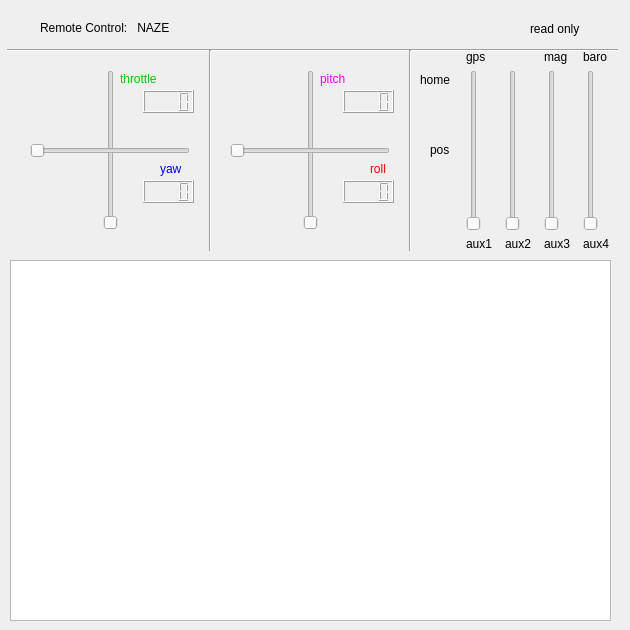
       <widget class="QWidget" name="rc_fc">
        <attribute name="title">
         <string>rc_fc</string>
        </attribute>
        <widget class="QSlider" name="remote_slider_rc_fc_throttle">
         <property name="geometry">
          <rect>
           <x>100</x>
           <y>70</y>
           <width>22</width>
           <height>160</height>
          </rect>
         </property>
         <property name="cursor">
          <cursorShape>ForbiddenCursor</cursorShape>
         </property>
         <property name="focusPolicy">
          <enum>Qt::NoFocus</enum>
         </property>
         <property name="minimum">
          <number>1000</number>
         </property>
         <property name="maximum">
          <number>2000</number>
         </property>
         <property name="value">
          <number>1000</number>
         </property>
         <property name="tracking">
          <bool>false</bool>
         </property>
         <property name="orientation">
          <enum>Qt::Vertical</enum>
         </property>
         <property name="tickPosition">
          <enum>QSlider::NoTicks</enum>
         </property>
        </widget>
        <widget class="QSlider" name="remote_slider_rc_fc_yaw">
         <property name="geometry">
          <rect>
           <x>30</x>
           <y>140</y>
           <width>160</width>
           <height>22</height>
          </rect>
         </property>
         <property name="cursor">
          <cursorShape>ForbiddenCursor</cursorShape>
         </property>
         <property name="focusPolicy">
          <enum>Qt::NoFocus</enum>
         </property>
         <property name="minimum">
          <number>1000</number>
         </property>
         <property name="maximum">
          <number>2000</number>
         </property>
         <property name="tracking">
          <bool>false</bool>
         </property>
         <property name="orientation">
          <enum>Qt::Horizontal</enum>
         </property>
         <property name="tickPosition">
          <enum>QSlider::NoTicks</enum>
         </property>
        </widget>
        <widget class="QSlider" name="remote_slider_rc_fc_pitch">
         <property name="geometry">
          <rect>
           <x>300</x>
           <y>70</y>
           <width>22</width>
           <height>160</height>
          </rect>
         </property>
         <property name="cursor">
          <cursorShape>ForbiddenCursor</cursorShape>
         </property>
         <property name="focusPolicy">
          <enum>Qt::NoFocus</enum>
         </property>
         <property name="minimum">
          <number>1000</number>
         </property>
         <property name="maximum">
          <number>2000</number>
         </property>
         <property name="tracking">
          <bool>false</bool>
         </property>
         <property name="orientation">
          <enum>Qt::Vertical</enum>
         </property>
         <property name="tickPosition">
          <enum>QSlider::NoTicks</enum>
         </property>
        </widget>
        <widget class="QSlider" name="remote_slider_rc_fc_roll">
         <property name="geometry">
          <rect>
           <x>230</x>
           <y>140</y>
           <width>160</width>
           <height>22</height>
          </rect>
         </property>
         <property name="cursor">
          <cursorShape>ForbiddenCursor</cursorShape>
         </property>
         <property name="focusPolicy">
          <enum>Qt::NoFocus</enum>
         </property>
         <property name="minimum">
          <number>1000</number>
         </property>
         <property name="maximum">
          <number>2000</number>
         </property>
         <property name="tracking">
          <bool>false</bool>
         </property>
         <property name="orientation">
          <enum>Qt::Horizontal</enum>
         </property>
         <property name="tickPosition">
          <enum>QSlider::NoTicks</enum>
         </property>
        </widget>
        <widget class="PlotWidget" name="graphicsView_rc_fc">
         <property name="geometry">
          <rect>
           <x>10</x>
           <y>260</y>
           <width>601</width>
           <height>361</height>
          </rect>
         </property>
        </widget>
        <widget class="QLabel" name="rc_fc_label_headline">
         <property name="geometry">
          <rect>
           <x>40</x>
           <y>20</y>
           <width>171</width>
           <height>16</height>
          </rect>
         </property>
         <property name="text">
          <string>Remote Control:   NAZE</string>
         </property>
        </widget>
        <widget class="QLabel" name="rc_fc_label_throttle">
         <property name="geometry">
          <rect>
           <x>120</x>
           <y>70</y>
           <width>66</width>
           <height>17</height>
          </rect>
         </property>
         <property name="font">
          <font>
           <weight>50</weight>
           <bold>false</bold>
          </font>
         </property>
         <property name="styleSheet">
          <string notr="true">QLabel{ color: rgb(0,200,0) }</string>
         </property>
         <property name="text">
          <string>throttle</string>
         </property>
        </widget>
        <widget class="QLabel" name="rc_fc_label_yaw">
         <property name="geometry">
          <rect>
           <x>160</x>
           <y>160</y>
           <width>31</width>
           <height>17</height>
          </rect>
         </property>
         <property name="font">
          <font>
           <weight>50</weight>
           <bold>false</bold>
          </font>
         </property>
         <property name="styleSheet">
          <string notr="true">QLabel{ color: rgb(0,0,250) }</string>
         </property>
         <property name="text">
          <string>yaw</string>
         </property>
        </widget>
        <widget class="QLabel" name="rc_fc_label_pitch">
         <property name="geometry">
          <rect>
           <x>320</x>
           <y>70</y>
           <width>66</width>
           <height>17</height>
          </rect>
         </property>
         <property name="font">
          <font>
           <weight>50</weight>
           <bold>false</bold>
          </font>
         </property>
         <property name="styleSheet">
          <string notr="true">QLabel{ color: rgb(250,0,250) }</string>
         </property>
         <property name="text">
          <string>pitch</string>
         </property>
        </widget>
        <widget class="QLabel" name="rc_fc_label_roll">
         <property name="geometry">
          <rect>
           <x>370</x>
           <y>160</y>
           <width>41</width>
           <height>17</height>
          </rect>
         </property>
         <property name="font">
          <font>
           <weight>50</weight>
           <bold>false</bold>
          </font>
         </property>
         <property name="styleSheet">
          <string notr="true">QLabel{ color: rgb(255,0,0) }</string>
         </property>
         <property name="text">
          <string>roll</string>
         </property>
        </widget>
        <widget class="QLabel" name="rc_fc_label_gps_home">
         <property name="geometry">
          <rect>
           <x>420</x>
           <y>70</y>
           <width>41</width>
           <height>20</height>
          </rect>
         </property>
         <property name="font">
          <font>
           <weight>50</weight>
           <bold>false</bold>
          </font>
         </property>
         <property name="styleSheet">
          <string notr="true"/>
         </property>
         <property name="text">
          <string>home</string>
         </property>
        </widget>
        <widget class="QLabel" name="rc_fc_label_gps_3">
         <property name="geometry">
          <rect>
           <x>430</x>
           <y>140</y>
           <width>31</width>
           <height>20</height>
          </rect>
         </property>
         <property name="font">
          <font>
           <weight>50</weight>
           <bold>false</bold>
          </font>
         </property>
         <property name="styleSheet">
          <string notr="true"/>
         </property>
         <property name="text">
          <string>pos</string>
         </property>
        </widget>
        <widget class="Line" name="line_separator_rc_fc_0">
         <property name="geometry">
          <rect>
           <x>7</x>
           <y>40</y>
           <width>611</width>
           <height>20</height>
          </rect>
         </property>
         <property name="orientation">
          <enum>Qt::Horizontal</enum>
         </property>
        </widget>
        <widget class="Line" name="line_separator_rc_fc_1">
         <property name="geometry">
          <rect>
           <x>400</x>
           <y>50</y>
           <width>20</width>
           <height>201</height>
          </rect>
         </property>
         <property name="orientation">
          <enum>Qt::Vertical</enum>
         </property>
        </widget>
        <widget class="Line" name="line_separator_rc_fc_2">
         <property name="geometry">
          <rect>
           <x>200</x>
           <y>50</y>
           <width>20</width>
           <height>201</height>
          </rect>
         </property>
         <property name="orientation">
          <enum>Qt::Vertical</enum>
         </property>
        </widget>
        <widget class="QWidget" name="gridLayoutWidget_5">
         <property name="geometry">
          <rect>
           <x>460</x>
           <y>50</y>
           <width>160</width>
           <height>201</height>
          </rect>
         </property>
         <layout class="QGridLayout" name="gridLayout_aux_rc_fc">
          <item row="1" column="2">
           <widget class="QSlider" name="remote_slider_rc_fc_aux3">
            <property name="cursor">
             <cursorShape>ForbiddenCursor</cursorShape>
            </property>
            <property name="focusPolicy">
             <enum>Qt::NoFocus</enum>
            </property>
            <property name="minimum">
             <number>1000</number>
            </property>
            <property name="maximum">
             <number>2000</number>
            </property>
            <property name="orientation">
             <enum>Qt::Vertical</enum>
            </property>
           </widget>
          </item>
          <item row="0" column="2">
           <widget class="QLabel" name="rc_fc_label_mag">
            <property name="font">
             <font>
              <weight>50</weight>
              <bold>false</bold>
             </font>
            </property>
            <property name="styleSheet">
             <string notr="true"/>
            </property>
            <property name="text">
             <string>mag</string>
            </property>
           </widget>
          </item>
          <item row="1" column="0">
           <widget class="QSlider" name="remote_slider_rc_fc_aux1">
            <property name="cursor">
             <cursorShape>ForbiddenCursor</cursorShape>
            </property>
            <property name="focusPolicy">
             <enum>Qt::NoFocus</enum>
            </property>
            <property name="minimum">
             <number>1000</number>
            </property>
            <property name="maximum">
             <number>2000</number>
            </property>
            <property name="orientation">
             <enum>Qt::Vertical</enum>
            </property>
           </widget>
          </item>
          <item row="0" column="0">
           <widget class="QLabel" name="rc_fc_label_gps">
            <property name="font">
             <font>
              <weight>50</weight>
              <bold>false</bold>
             </font>
            </property>
            <property name="styleSheet">
             <string notr="true"/>
            </property>
            <property name="text">
             <string>gps</string>
            </property>
           </widget>
          </item>
          <item row="1" column="3">
           <widget class="QSlider" name="remote_slider_rc_fc_aux4">
            <property name="cursor">
             <cursorShape>ForbiddenCursor</cursorShape>
            </property>
            <property name="focusPolicy">
             <enum>Qt::NoFocus</enum>
            </property>
            <property name="minimum">
             <number>1000</number>
            </property>
            <property name="maximum">
             <number>2000</number>
            </property>
            <property name="orientation">
             <enum>Qt::Vertical</enum>
            </property>
           </widget>
          </item>
          <item row="1" column="1">
           <widget class="QSlider" name="remote_slider_rc_fc_aux2">
            <property name="cursor">
             <cursorShape>ForbiddenCursor</cursorShape>
            </property>
            <property name="focusPolicy">
             <enum>Qt::NoFocus</enum>
            </property>
            <property name="minimum">
             <number>1000</number>
            </property>
            <property name="maximum">
             <number>2000</number>
            </property>
            <property name="orientation">
             <enum>Qt::Vertical</enum>
            </property>
           </widget>
          </item>
          <item row="0" column="3">
           <widget class="QLabel" name="rc_fc_label_baro">
            <property name="font">
             <font>
              <weight>50</weight>
              <bold>false</bold>
             </font>
            </property>
            <property name="styleSheet">
             <string notr="true"/>
            </property>
            <property name="text">
             <string>baro</string>
            </property>
           </widget>
          </item>
          <item row="2" column="0">
           <widget class="QLabel" name="rc_fc_label_aux1">
            <property name="font">
             <font>
              <weight>50</weight>
              <bold>false</bold>
             </font>
            </property>
            <property name="styleSheet">
             <string notr="true"/>
            </property>
            <property name="text">
             <string>aux1</string>
            </property>
           </widget>
          </item>
          <item row="2" column="1">
           <widget class="QLabel" name="rc_fc_label_aux1_2">
            <property name="font">
             <font>
              <weight>50</weight>
              <bold>false</bold>
             </font>
            </property>
            <property name="styleSheet">
             <string notr="true"/>
            </property>
            <property name="text">
             <string>aux2</string>
            </property>
           </widget>
          </item>
          <item row="2" column="2">
           <widget class="QLabel" name="rc_fc_label_aux1_3">
            <property name="font">
             <font>
              <weight>50</weight>
              <bold>false</bold>
             </font>
            </property>
            <property name="styleSheet">
             <string notr="true"/>
            </property>
            <property name="text">
             <string>aux3</string>
            </property>
           </widget>
          </item>
          <item row="2" column="3">
           <widget class="QLabel" name="rc_fc_label_aux1_4">
            <property name="font">
             <font>
              <weight>50</weight>
              <bold>false</bold>
             </font>
            </property>
            <property name="styleSheet">
             <string notr="true"/>
            </property>
            <property name="text">
             <string>aux4</string>
            </property>
           </widget>
          </item>
         </layout>
        </widget>
        <widget class="QLabel" name="rc_fc_label_read_only">
         <property name="geometry">
          <rect>
           <x>530</x>
           <y>20</y>
           <width>91</width>
           <height>17</height>
          </rect>
         </property>
         <property name="text">
          <string>read only</string>
         </property>
        </widget>
        <widget class="QLCDNumber" name="lcdNumber_rc_fc_throttle">
         <property name="geometry">
          <rect>
           <x>143</x>
           <y>90</y>
           <width>51</width>
           <height>23</height>
          </rect>
         </property>
         <property name="numDigits">
          <number>4</number>
         </property>
        </widget>
        <widget class="QLCDNumber" name="lcdNumber_rc_fc_yaw">
         <property name="geometry">
          <rect>
           <x>143</x>
           <y>180</y>
           <width>51</width>
           <height>23</height>
          </rect>
         </property>
         <property name="numDigits">
          <number>4</number>
         </property>
        </widget>
        <widget class="QLCDNumber" name="lcdNumber_rc_fc_roll">
         <property name="geometry">
          <rect>
           <x>343</x>
           <y>180</y>
           <width>51</width>
           <height>23</height>
          </rect>
         </property>
         <property name="frameShape">
          <enum>QFrame::Box</enum>
         </property>
         <property name="frameShadow">
          <enum>QFrame::Raised</enum>
         </property>
         <property name="numDigits">
          <number>4</number>
         </property>
        </widget>
        <widget class="QLCDNumber" name="lcdNumber_rc_fc_pitch">
         <property name="geometry">
          <rect>
           <x>343</x>
           <y>90</y>
           <width>51</width>
           <height>23</height>
          </rect>
         </property>
         <property name="frameShadow">
          <enum>QFrame::Raised</enum>
         </property>
         <property name="numDigits">
          <number>4</number>
         </property>
        </widget>
       </widget>
